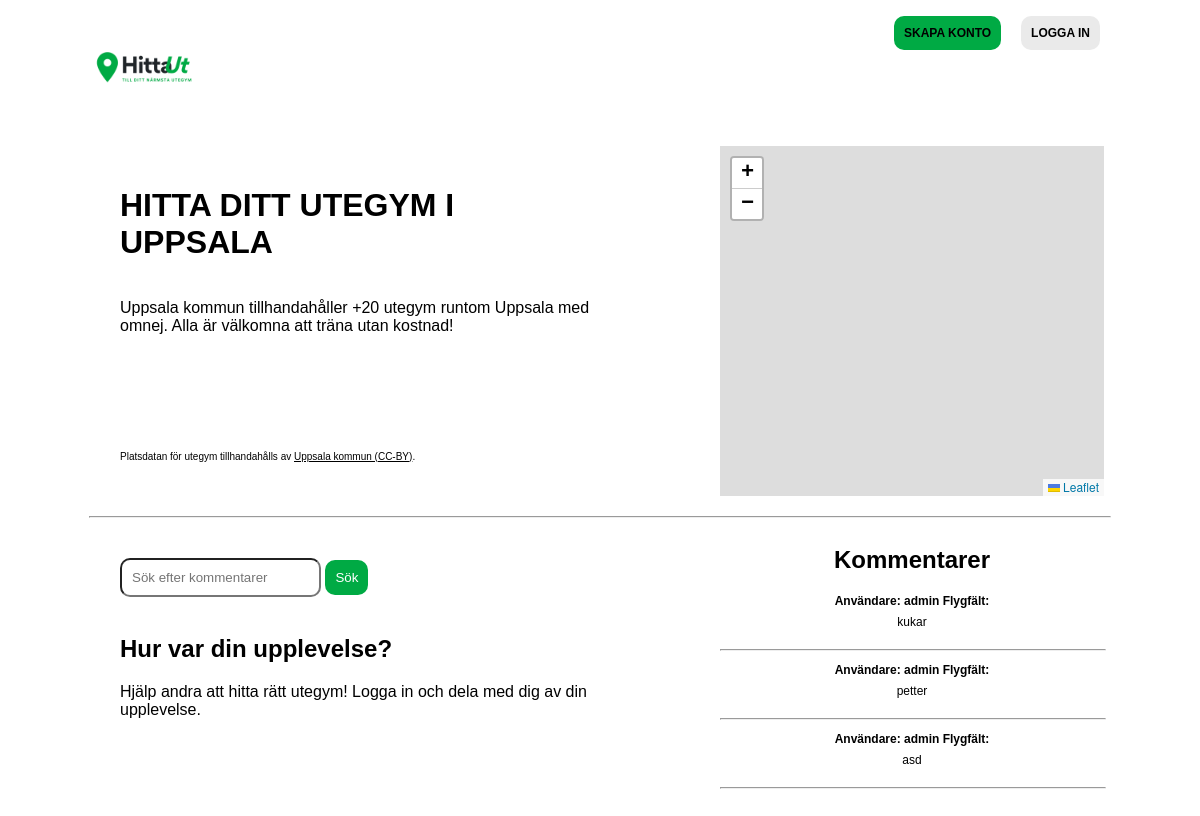
Before: / with the older database file.
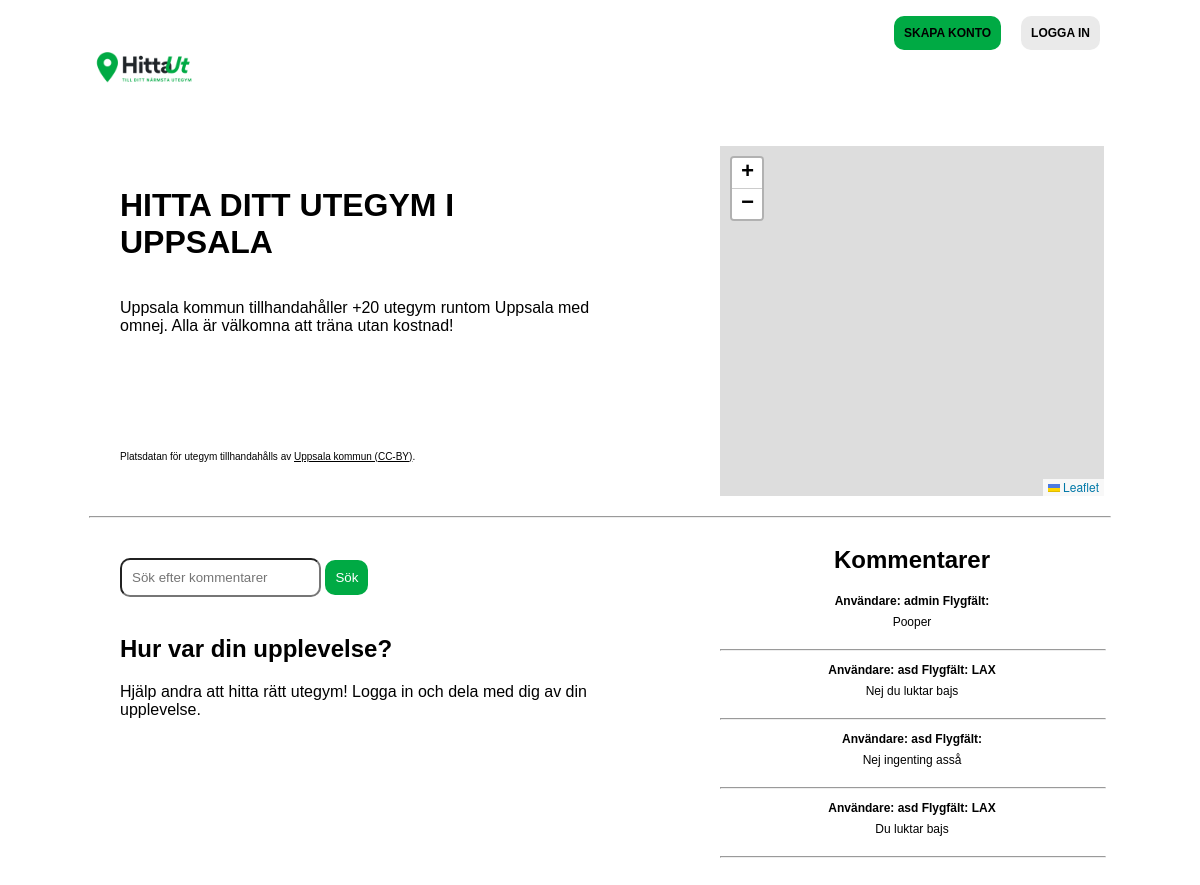
After: the same page with the newer database file.
### tables this page shows
CREATE TABLE "comments" (
	"CommentID"	INTEGER NOT NULL,
	"UserID"	INTEGER NOT NULL,
	"Text"	TEXT NOT NULL,
	"Airfield"	TEXT,
	PRIMARY KEY("CommentID" AUTOINCREMENT)
);

CREATE TABLE "users" (
	"UserID"	INTEGER NOT NULL,
	"Username"	TEXT NOT NULL,
	"Email"	TEXT NOT NULL,
	"Hash"	TEXT NOT NULL,
	"RoleID"	INTEGER,
	PRIMARY KEY("UserID" AUTOINCREMENT)
);

### functions.php (the view, shortened to what this page needs)
<?php
function check_login(){
    if(isset($_SESSION['user_id'])){
        return true;
    }
    else{
        return false;
        die;
    }
}
function displayCommentwithplace($activerow){
    if(check_login()){
      if($activerow['UserID'] == $_SESSION['user_id'] || $_SESSION['RoleID'] == 1){
        echo '
            <div class = "comment-container">
                <div class = "comment-header">
                    <div class = "comment-header-right">
                    <h3 id="comment">Användare: '.$activerow['Username']. ' Flygfält: <a href="comments.php?airfield='. $activerow['Airfield'].'">' . $activerow['Airfield'] . '</a></h3>
                        <p id="comment">'.$activerow['Text'].'</p>
                    </div>
                </div>
                <div class = "comment-footer">
                    <div class = "comment-footer-right">
                        <form action = "comment.php" method = "POST">
                        <input type = "hidden" name = "commentid" value = "'.$activerow['CommentID'].'">
                        <input type = "submit" value = "Delete">
                        </form>
                    </div>
                <hr id="comment">
            </div>';
      }
      else{
        echo '<div class = "comment-container">
        <div class = "comment-header">
        <h3 id="comment">Användare: '.$activerow['Username']. ' Flygfält: <a href="comments.php?airfield='. $activerow['Airfield'].'">' . $activerow['Airfield'] . '</a></h3>
            <p id="comment">'.$activerow['Text'].'</p>
            <hr id="comment">
        </div>';
      }
    }
    else{
      echo '<div class = "comment-container">
        <div class = "comment-header">
          <div class = "comment-header-right">
          <h3 id="comment">Användare: '.$activerow['Username']. ' Flygfält: <a href="comments.php?airfield='. $activerow['Airfield'].'">' . $activerow['Airfield'] . '</a></h3>
            <p id="comment">'.$activerow['Text'].'</p>
            <hr id="comment">
          </div>
        </div>';
    }
}
function query_get0($con, $sql){
    $result = $con->query($sql);
    return $result;
}

### index.php (shortened to what this page needs)
<?php
include("connection.php");
include("functions.php");
?>
<!DOCTYPE html>
<html>
<head>
  <link rel="stylesheet" href="css/style.css">
      <link rel="stylesheet" href="https://unpkg.com/leaflet@1.8.0/dist/leaflet.css" />
</head>
<body>
  <?php
  if(!check_login()){
    echo'
    <div class="header">
    <nav>
        <ul id="main-menu">
          <li><a href="index.php"><img src="img/utegym-logo.png" id="logo"></a></li>
          <li><a href="login.php">LOGGA IN</a></li>
          <li><a href="register.php">SKAPA KONTO</a></li>
        </ul>
    </nav>
  </div>';
  }
  ?>
  <div class="row">
    <div class="column">
      <div class="left-column">
        <h1><b>Hitta ditt utegym i Uppsala</b></h1>
        <p>Uppsala kommun tillhandahåller +20 utegym runtom Uppsala med omnej. Alla är välkomna att träna utan kostnad!</p>
          <br>
          <br>
        <br>
        <br>
        <br><p class="small-body">Platsdatan för utegym tillhandahålls av <a href="https://opendata.uppsala.se/" target=”_blank”>Uppsala kommun (CC-BY)</a>.</p>
      </div>
    </div>
    <div class="column">
      <div class="right-column">
        <div id="pMap">
        </div>
      </div>
    </div>
  </div>
<hr>
<div class="row">
  <div class="column">
    <div class="left-column">
      <div>
        <form action="index.php" method = "GET">
          <input type="text" name="search" placeholder="Sök efter kommentarer">
          <input type="submit" id="search-button" value="Sök">
        </form>
      </div>
<br>
  <?php
  if(check_login()){
    echo'
    <div id = commenter>
    <h2>Dela med dig av din upplevelse!</h2>
    <p>Hjälp andra att hitta rätt utegym! Dela med dig av din upplevelse.</p>
    <br>
      <form action = "comment.php" method = "POST">
        <textarea name = "comment" rows = "5" cols = "50" required></textarea>
        <br>
        <input type = "submit" value = "Comment">
      </form>
    </div>
    ';
  }
  else{
    echo '<div id = "commenter">
    <h2>Hur var din upplevelse?</h2>
    <p>Hjälp andra att hitta rätt utegym! Logga in och dela med dig av din upplevelse.</p>
    </div>';
  }
  ?>
</div>
</div>
<div class="column">
  <div class="right-column">
  <div id = comments>
    <?php
      $sql = "SELECT * FROM comments JOIN users ON comments.UserID = users.UserID ORDER BY commentid DESC";
      $result = query_get0($con, $sql);
      echo '<h2>Kommentarer</h2>';
      while($row = $result->fetchArray()){
        if(isset($_GET['search'])){
          if(str_contain(strtolower($row['Text']), strtolower($_GET['search'])) || str_contain(strtolower($row['Username']), strtolower($_GET['search'])) || str_contain(strtolower($row['Airfield']), strtolower($_GET['search']))){
              displayCommentwithplace($row);
          }
        }
        else{
          displayCommentwithplace($row);
        }
      }
    ?>
  </div>
</div>
</div>
</div>
</body>
</html>

### CSS/style.css (style rules this page uses)
body { margin: 0; padding: 0; padding-bottom:30px; font-family: arial,sans-serif; }
h1 { font-family: arial,sans-serif; text-transform: uppercase; font-weight: bold; }
nav ul { list-style: none; width:90%; }
nav ul li { display:inline; }
hr { width:85%; margin-top:20px; }
li:nth-child(2), li:last-child { float:right; margin-right:20px; font-size:12px; font-weight: 700; }
li:nth-child(2) { background-color:#EAEAEA; border-radius: 10px; padding:10px; }
li:last-child { background-color:#00AA44; border-radius:10px; padding:10px; }
a:link { text-decoration: none; color:black; }
#logo { width:100px; padding-left:5%; }
p.small-body { font-size: 10px; }
p.small-body > a { text-decoration:underline; }
.row { display: flex; }
.column { flex: 50%; }
.left-column { display: flex; margin-top:5%; flex-direction: column; margin-left:20%; }
.right-column { display: flex; justify-content: center; flex-direction: column; margin-left:20%; }
#pMap { height: 350px; width: 80%; margin-top: 10px; }
#comments { text-align: center; width: 80%; }
input[type=submit] { background-color:#00AA44; border-radius:10px; border:none; padding:10px; color:white; }
input[type=text] { border-radius:10px; padding:10px; }
label, input { margin-top:2px; }
h3#comment { font-size:12px; }
p#comment { font-size: 12px; margin-top:-5px; }
hr#comment { width:100%; }

Changed rows visible on the page:
removed comments: UserID.Username "admin", Text "kukar"
removed comments: UserID.Username "admin", Text "petter"
removed comments: UserID.Username "admin", Text "asd"
added comments: UserID.Username "admin", Text "Pooper"
added comments: UserID.Username "asd", Airfield "LAX", Text "Nej du luktar bajs"
added comments: UserID.Username "asd", Text "Nej ingenting asså"
added comments: UserID.Username "asd", Airfield "LAX", Text "Du luktar bajs"
